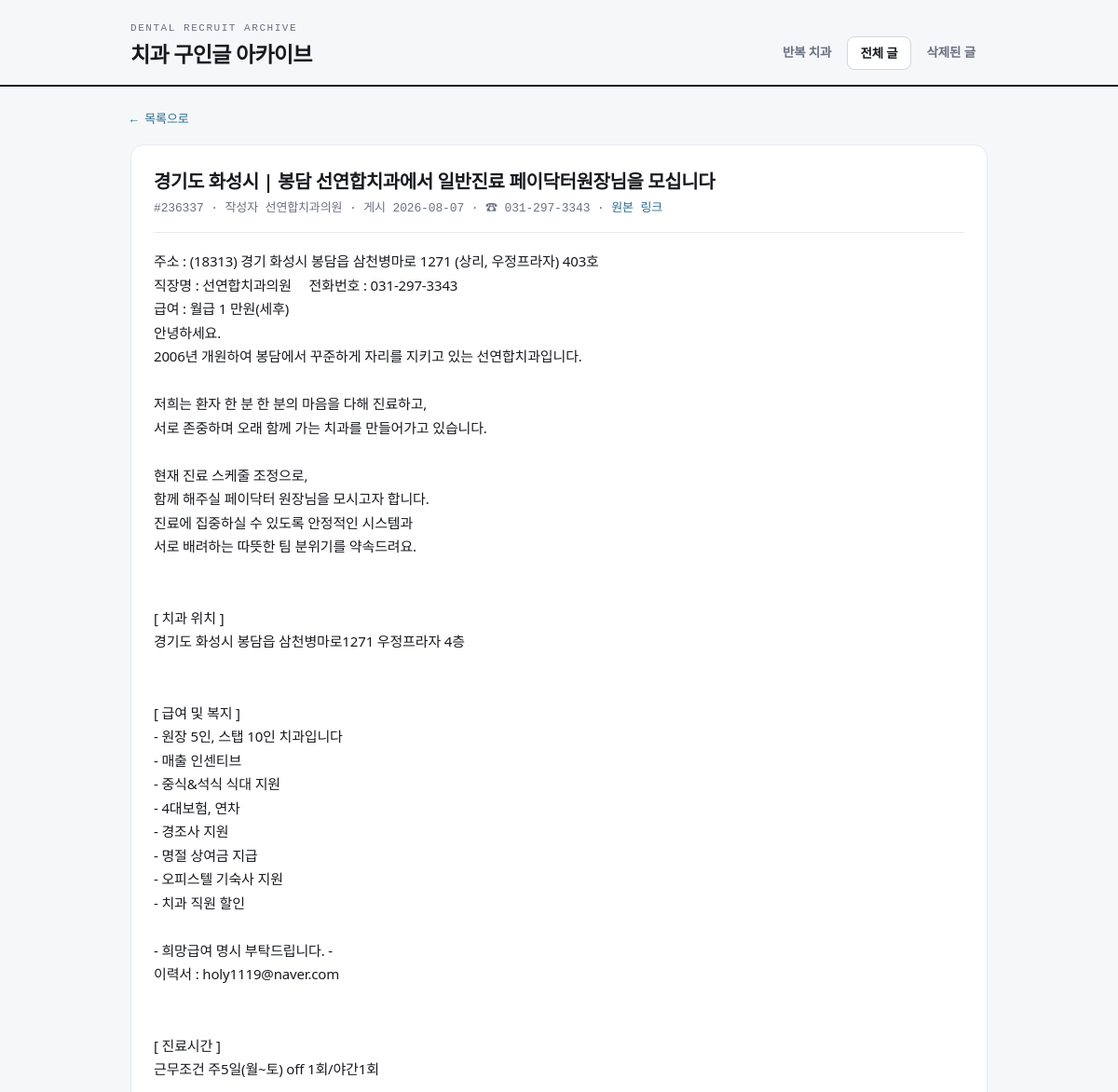
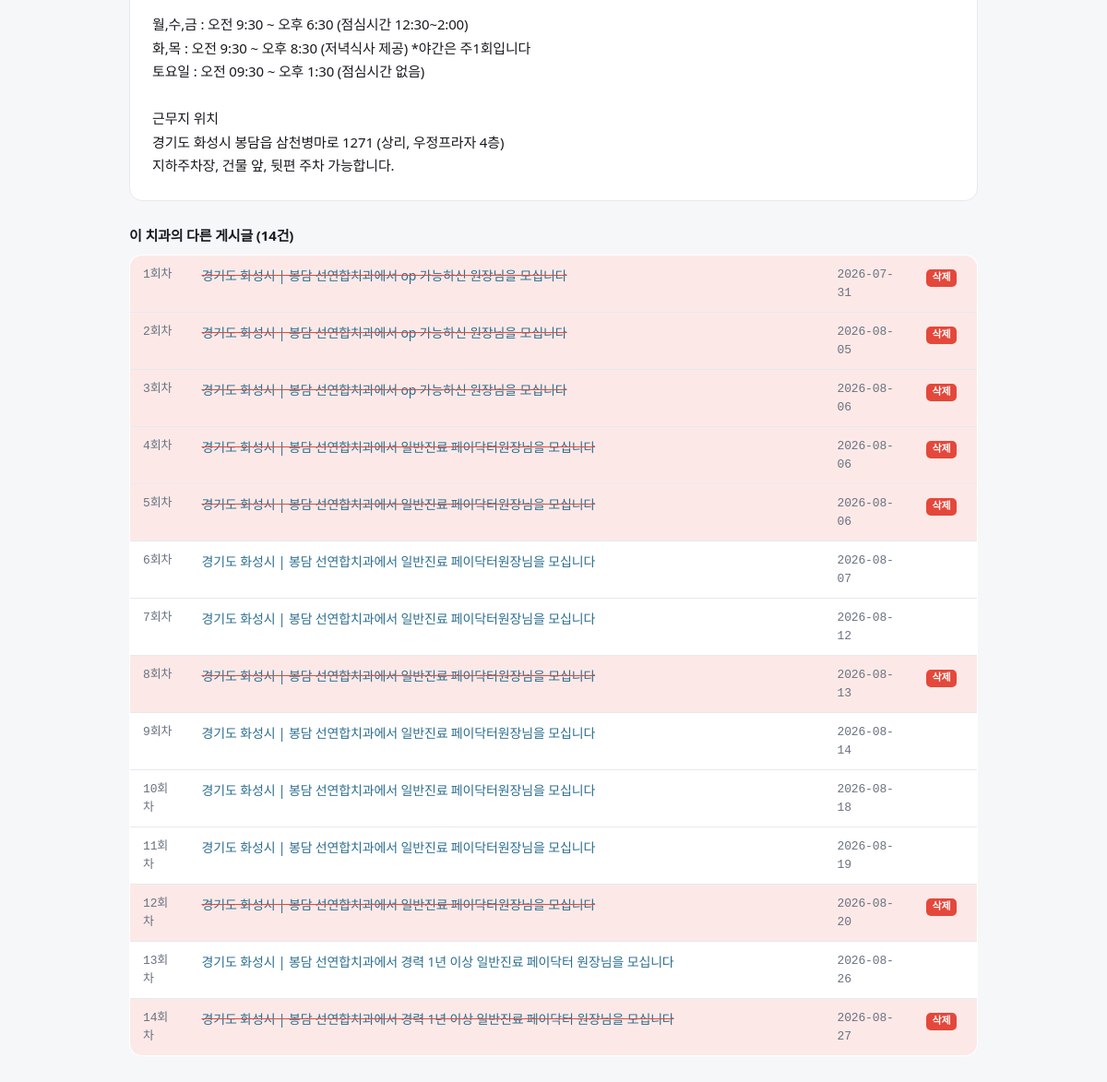
The app's page /post/236337, older data (2 pictures, top to bottom).
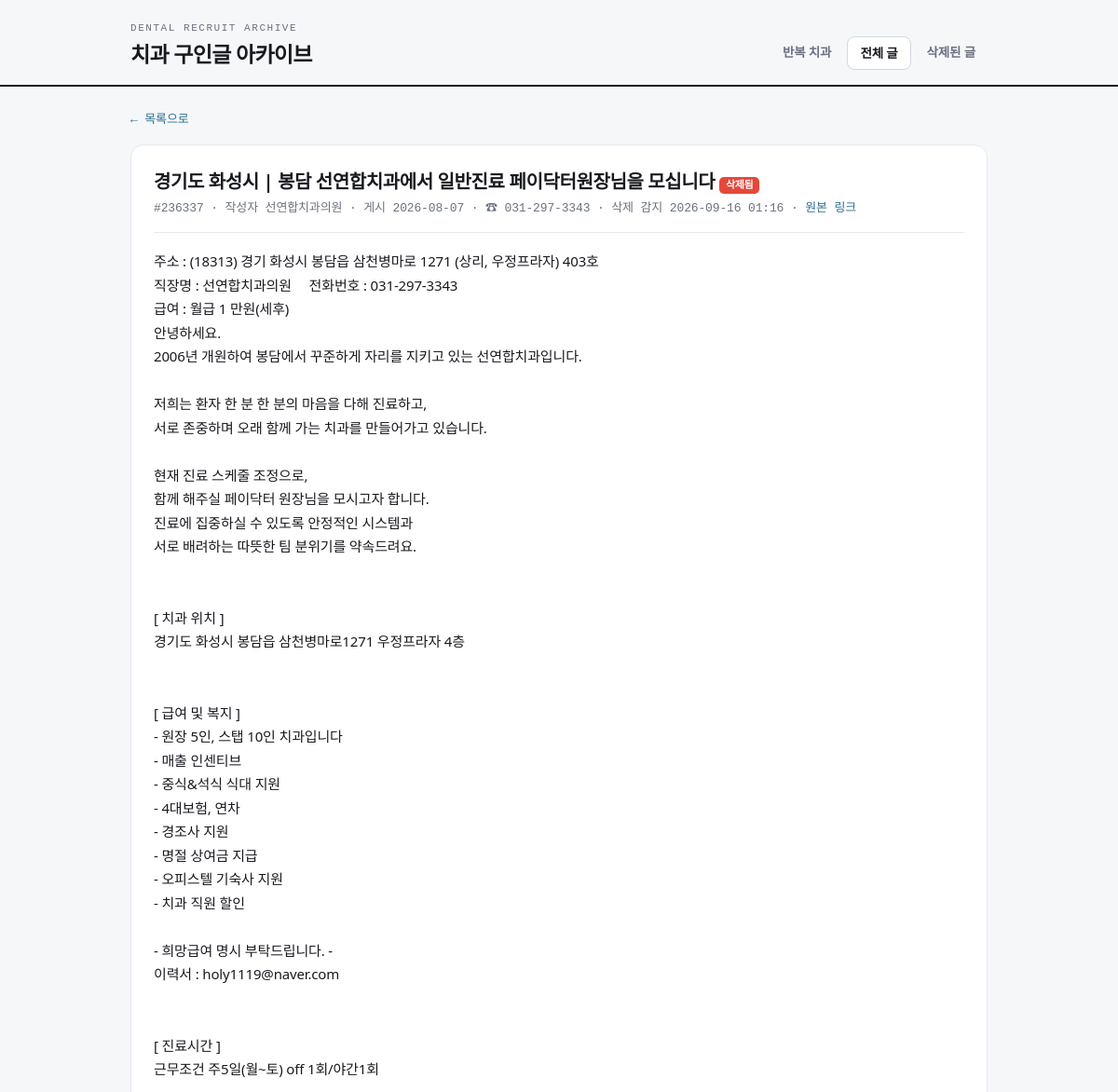
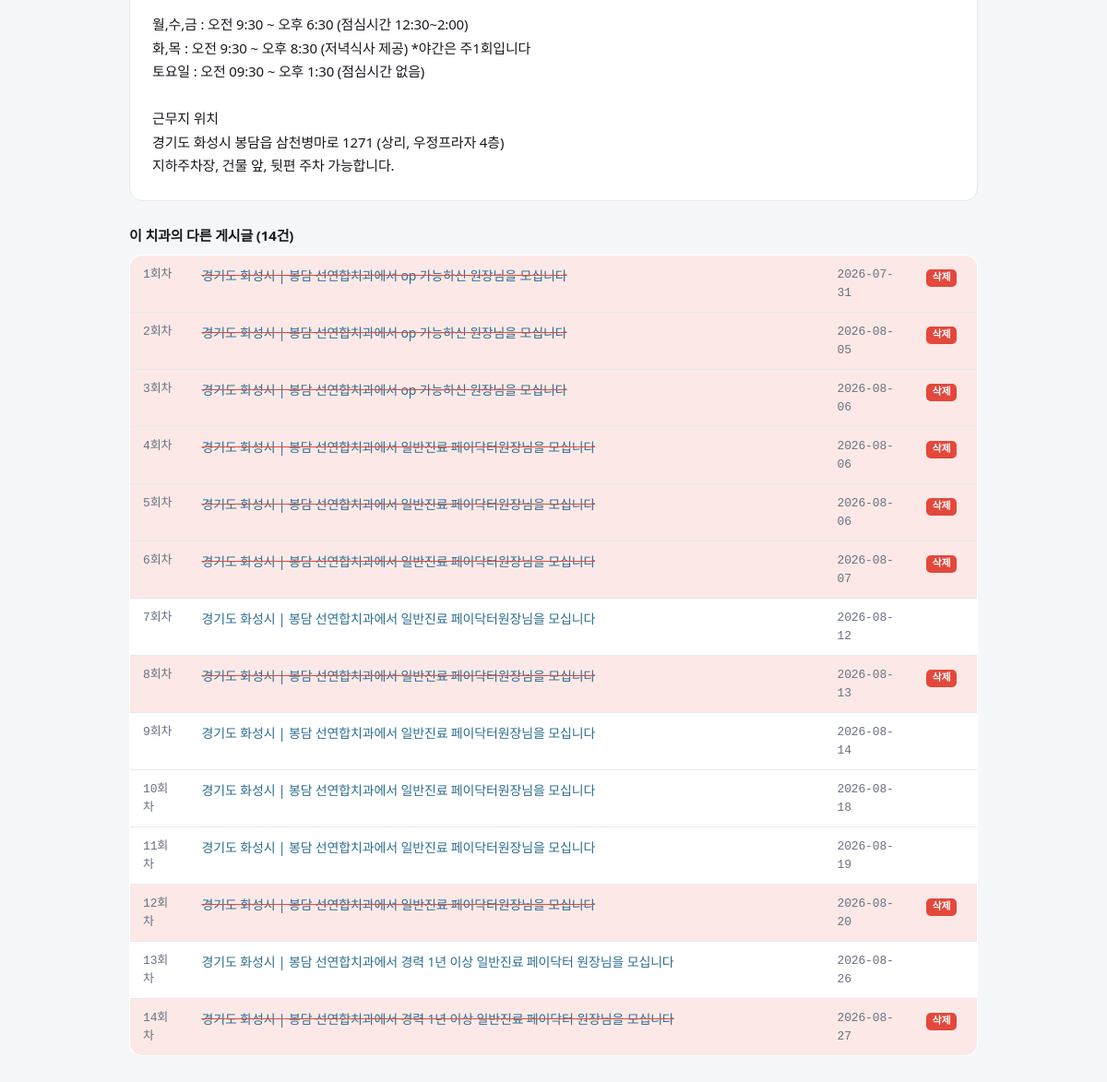
The same page, newer data (2 pictures, top to bottom).
### tables this page shows
CREATE TABLE posts (
    no            INTEGER PRIMARY KEY,   -- 게시판 글 번호 (고유)
    category      TEXT,                  -- 구분: 구인 / 구직 / 양도
    title         TEXT,
    author        TEXT,
    posted_raw    TEXT,                  -- 게시판이 보여주는 날짜 원문
    posted_at     TEXT,                  -- 파싱한 ISO 날짜 (가능한 경우)
    views         INTEGER,
    url           TEXT,
    content       TEXT,                  -- 상세 본문
    phone         TEXT,                  -- 본문에서 추출한 대표 전화번호(숫자만)
    phone_display TEXT,                  -- 보기용 전화번호
    clinic_key    TEXT,                  -- 치과 식별키 (전화 우선, 없으면 제목 시그니처)
    key_kind      TEXT,                  -- 'phone' | 'title' | 'author'
    title_sig     TEXT,                  -- 제목 정규화 시그니처
    first_seen    TEXT,                  -- 우리 크롤러가 처음 발견한 시각
    last_seen     TEXT,                  -- 살아있는 것으로 마지막 확인한 시각
    is_deleted    INTEGER DEFAULT 0,     -- 삭제 감지 여부
    deleted_at    TEXT                   -- 삭제 감지 시각
);

### app.py (the view)
@app.route("/post/<int:no>")
def post_detail(no):
    with db.get_db() as conn:
        row = db.get_post(conn, no)
    if not row:
        abort(404)
    siblings = []
    for g in analyze.clinic_groups(min_posts=1, include_singletons=True):
        if g["key"] == row["clinic_key"]:
            siblings = g["posts"]
            break
    return render_template("post_detail.html", p=row, siblings=siblings)

### analyze.py (called while the page is built)
def _order_ts(p):
    return p.get("posted_at") or p.get("first_seen") or ""

### app.py (called while the page is built)
@app.template_filter("shortdt")
def shortdt(s):
    if not s:
        return "-"
    return str(s).replace("T", " ")[:16]

### db.py (called while the page is built)
@contextmanager
def get_db():
    conn = sqlite3.connect(config.DB_PATH)
    conn.row_factory = sqlite3.Row
    try:
        yield conn
        conn.commit()
    finally:
        conn.close()

def get_post(conn, no):
    row = conn.execute("SELECT * FROM posts WHERE no=?", (no,)).fetchone()
    return dict(row) if row else None

### templates/post_detail.html (shortened to what this page needs)
{% extends "base.html" %}
{% set active = 'posts' %}
{% block body %}
<a class="back" href="javascript:history.back()">← 목록으로</a>
<div class="detail">
  <h2>
    {{ p.title or '(제목 없음)' }}
    {% if p.is_deleted %}<span class="badge del">삭제됨</span>{% endif %}
  </h2>
  <div class="meta">
    #{{ p.no }} · 작성자 {{ p.author or '-' }} ·
    게시 {{ (p.posted_at or p.posted_raw or p.first_seen)|shortdt }}
    {% if p.phone_display %} · ☎ {{ p.phone_display }}{% endif %}
    {% if p.is_deleted %} · 삭제 감지 {{ p.deleted_at|shortdt }}{% endif %}
    · <a href="{{ p.url }}" target="_blank" rel="noopener">원본 링크</a>
  </div>
  {% if p.content %}
    <div class="body">{{ p.content }}</div>
  {% else %}
    <div class="body" style="color:var(--muted)">본문을 수집하지 못했습니다. 원본 링크를 확인하세요.</div>
  {% endif %}
</div>
{% if siblings|length > 1 %}
<h3 style="margin:26px 0 10px;font-size:15px">이 치과의 다른 게시글 ({{ siblings|length }}건)</h3>
<table class="posts">
  <tbody>
    {% for sib in siblings %}
    <tr class="{{ 'deleted' if sib.is_deleted }}">
      <td class="no" style="width:64px">{{ sib.repost_index }}회차</td>
      <td><a class="title" href="/post/{{ sib.no }}">{{ sib.title or '(제목 없음)' }}</a></td>
      <td class="no" style="width:96px">{{ (sib.posted_at or sib.first_seen)|shortdt }}</td>
      <td style="width:70px">
        {% if sib.is_deleted %}<span class="badge del">삭제</span>{% endif %}
      </td>
    </tr>
    {% endfor %}
  </tbody>
</table>
{% endif %}
{% endblock %}

### templates/base.html (shortened to what this page needs)
<!DOCTYPE html>
<html lang="ko">
<head>
</head>
<body>
<header class="top">
  <div class="top-in">
    <div class="brand">
      <span class="kicker">Dental Recruit Archive</span>
      <h1>치과 구인글 아카이브</h1>
    </div>
    <nav class="tabs">
      <a href="/" class="{{ 'on' if active=='clinics' }}">반복 치과</a>
      <a href="/posts" class="{{ 'on' if active=='posts' }}">전체 글</a>
      <a href="/posts?status=deleted" class="{{ 'on' if active=='deleted' }}">삭제된 글</a>
    </nav>
  </div>
</header>
<div class="wrap">
{% block body %}{% endblock %}
</div>
</body>
</html>

### templates/base.html (style rules this page uses)
:root { --paper:#F6F7F9; --card:#FFFFFF; --ink:#181A1F; --muted:#6A7180; --line:#E6E9EF; --line2:#D3D8E0; --alarm:#E4483B; --alarm-soft:#FCE9E7; --struct:#2C6E8F; --ok:#3A9B6E; --mono:ui-monospace,"SF Mono",Menlo,"JetBrains Mono",monospace; --sans:"Pretendard Variable",Pretendard,system-ui,sans-serif; }
* { box-sizing:border-box }
html { -webkit-text-size-adjust:100% }
body { margin:0;background:var(--paper);color:var(--ink);font-family:var(--sans); font-size:15px;line-height:1.5;letter-spacing:-.01em }
a { color:var(--struct);text-decoration:none }
.wrap { max-width:960px;margin:0 auto;padding:0 20px 80px }
header.top { border-bottom:2px solid var(--ink);margin-bottom:22px }
.top-in { max-width:960px;margin:0 auto;padding:22px 20px 16px; display:flex;justify-content:space-between;align-items:flex-end;gap:16px;flex-wrap:wrap }
.brand { display:flex;flex-direction:column;gap:2px }
.brand .kicker { font-family:var(--mono);font-size:11px;letter-spacing:.14em; text-transform:uppercase;color:var(--muted) }
.brand h1 { margin:0;font-size:23px;font-weight:800;letter-spacing:-.03em }
nav.tabs { display:flex;gap:4px }
nav.tabs a { font-size:13.5px;font-weight:600;color:var(--muted); padding:7px 13px;border-radius:8px }
nav.tabs a.on { color:var(--ink);background:var(--card);border:1px solid var(--line2) }
table.posts { width:100%;border-collapse:collapse;background:var(--card); border:1px solid var(--line);border-radius:14px;overflow:hidden }
table.posts th,table.posts td { padding:11px 14px;text-align:left; border-bottom:1px solid var(--line);font-size:14px;vertical-align:top }
table.posts tr:last-child td { border-bottom:none }
table.posts .no { font-family:var(--mono);color:var(--muted);font-size:13px }
tr.deleted { background:var(--alarm-soft) }
tr.deleted .title { text-decoration:line-through;text-decoration-color:var(--alarm) }
.badge { font-family:var(--mono);font-size:11px;font-weight:700;border-radius:5px; padding:1px 7px;display:inline-block }
.badge.del { background:var(--alarm);color:#fff }
.detail { background:var(--card);border:1px solid var(--line);border-radius:14px;padding:24px }
.detail h2 { margin:0 0 4px;font-size:20px;letter-spacing:-.02em }
.detail .meta { font-size:13px;color:var(--muted);font-family:var(--mono); margin-bottom:18px;padding-bottom:16px;border-bottom:1px solid var(--line) }
.detail .body { white-space:pre-wrap;line-height:1.7;font-size:15px }
.back { font-size:13px;font-family:var(--mono);display:inline-block;margin-bottom:16px }

Row changes from the older to the newer data that the page shows:
changed posts "선연합치과의원": is_deleted 0 → 1 (drawn); deleted_at|shortdt (not shown) → "2026-09-16 01:16"
Text that changed along with them:
text now shown: "삭제됨 · 삭제 감지"
